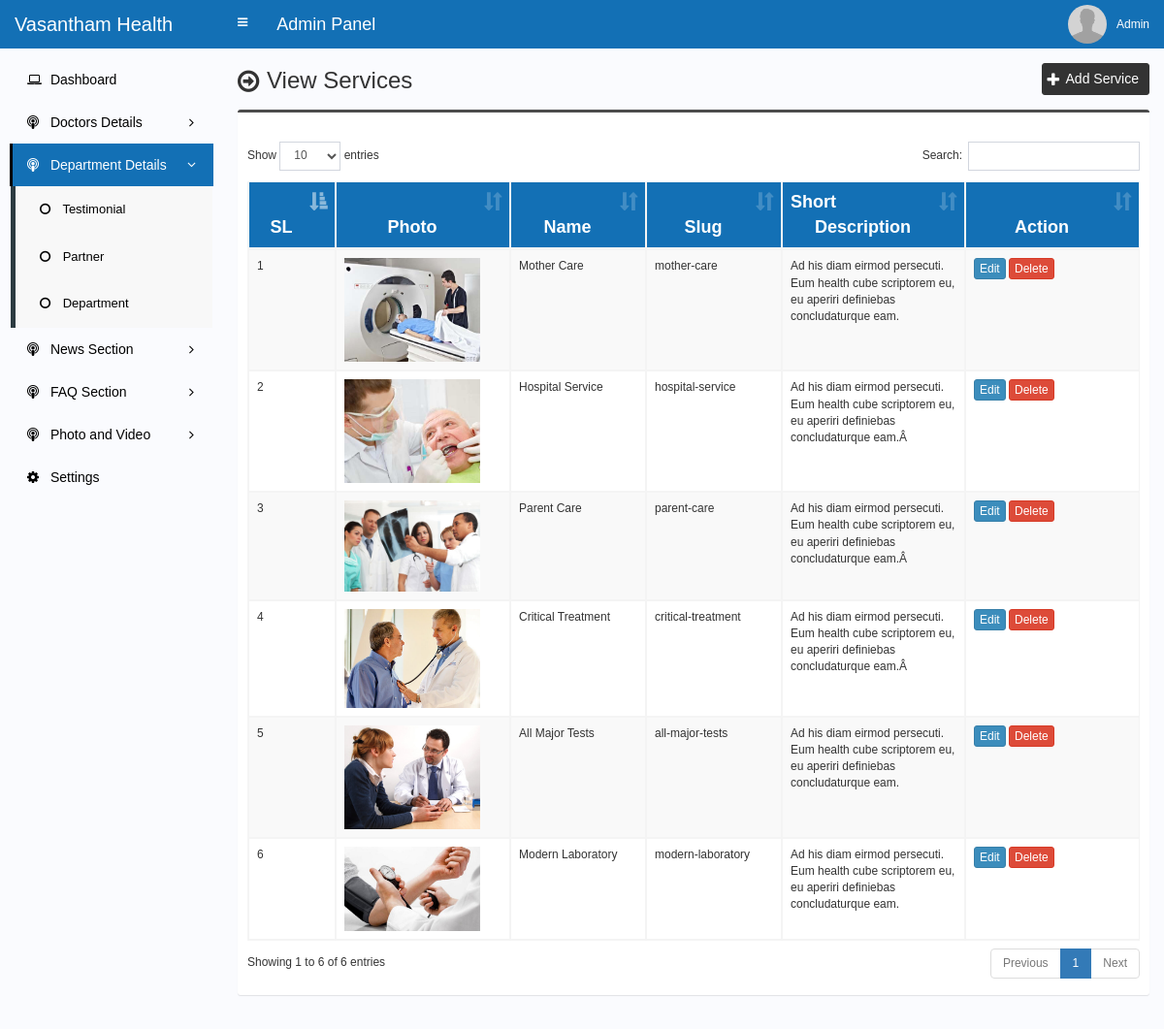
The app's page /admin/service.php (signed in) with its own data.
### tables this page shows
CREATE TABLE `service` (
  `id` int(11) NOT NULL,
  `name` varchar(255) NOT NULL,
  `slug` varchar(255) NOT NULL,
  `description` text NOT NULL,
  `short_description` text NOT NULL,
  `photo` varchar(255) NOT NULL,
  `banner` varchar(255) NOT NULL
);

### admin/service.php (the view, shortened to what this page needs)
<?php require_once('header.php'); ?>
<section class="content-header">
	<div class="content-header-left">
		<h1>View Services</h1>
	</div>
	<div class="content-header-right">
		<a href="service-add.php" class="btn btn-primary btn-sm">Add Service</a>
	</div>
</section>
<section class="content">
	<div class="row">
		<div class="col-md-12">
			<div class="box box-info">
				<div class="box-body table-responsive">
					<table id="example1" class="table table-bordered table-striped">
						<thead class="thead-style">
							<tr>
								<th width="50">SL</th>
								<th width="140">Photo</th>
								<th width="100">Name</th>
								<th width="100">Slug</th>
								<th>Short Description</th>
								<th width="140">Action</th>
							</tr>
						</thead>
						<tbody>
							<?php
							$i=0;
							$statement = $pdo->prepare("SELECT
														id,
														name,
														slug,
														short_description,
														photo
							                           	FROM service
							                           	");
							$statement->execute();
							$result = $statement->fetchAll(PDO::FETCH_ASSOC);
							foreach ($result as $row) {
								$i++;
								?>
								<tr>
									<td><?php echo $i; ?></td>
									<td style="width:150px;"><img src="<?php echo BASE_URL; ?>assets/uploads/<?php echo $row['photo']; ?>" alt="<?php echo $row['name']; ?>" style="width:140px;"></td>
									<td><?php echo $row['name']; ?></td>
									<td><?php echo $row['slug']; ?></td>
									<td><?php echo $row['short_description']; ?></td>
									<td>
										<a href="service-edit.php?id=<?php echo $row['id']; ?>" class="btn btn-primary btn-xs">Edit</a>
										<a href="#" class="btn btn-danger btn-xs" data-href="service-delete.php?id=<?php echo $row['id']; ?>" data-toggle="modal" data-target="#confirm-delete">Delete</a>
									</td>
								</tr>
								<?php
							}
							?>
						</tbody>
					</table>
				</div>
			</div>
		</div>
	</div>
</section>
<?php require_once('footer.php'); ?>

### admin/style.css (style rules this page uses)
body { font-size: 12px; font-family: 'verdana', sans-serif; }
.content-header>h1, .content-header .content-header-left h1 { font-family: 'verdana', sans-serif; }
.box-info { padding-top: 20px; }
.content-header { overflow: hidden; }
.content-header .content-header-left { float: left; padding-top: 5px; }
.content-header .content-header-right { float: right; }
.content-header .content-header-left h1 { margin-top: 0; margin-bottom: 0; padding-left: 30px; font-size: 24px; position: relative; }
.content-header .content-header-left h1:before { position: absolute; top: 0; left: 0; font-family: 'FontAwesome', sans-serif; font-size: 26px; content: '\f18e'; }
.content-header .content-header-right a { position: relative; padding-left: 24px; font-size: 14px; }
.content-header .content-header-right a:before { position: absolute; top: 4px; left: 5px; font-family: 'FontAwesome', sans-serif; font-size: 16px; content: '\f067'; }
.box.box-info { border-top-color: #4c4c4c; }
.content-header .content-header-right a { background-color: #333333; border-color: #333333; }
.thead-style { background-color: #1370b5; color: white; font-size: 1.8rem; padding: 1rem; text-align-last: center; text-transform: none; }

### records on screen
service: photo (picture), name "Mother Care", slug "mother-care", short_description "Ad his diam eirmod persecuti. Eum health cube scriptorem eu, eu aperiri definiebas concludaturque eam."
service: photo (picture), name "Hospital Service", slug "hospital-service", short_description "Ad his diam eirmod persecuti. Eum health cube scriptorem eu, eu aperiri definiebas concludaturque eam.Â"
service: photo (picture), name "Parent Care", slug "parent-care", short_description "Ad his diam eirmod persecuti. Eum health cube scriptorem eu, eu aperiri definiebas concludaturque eam.Â"
service: photo (picture), name "Critical Treatment", slug "critical-treatment", short_description "Ad his diam eirmod persecuti. Eum health cube scriptorem eu, eu aperiri definiebas concludaturque eam.Â"
service: photo (picture), name "All Major Tests", slug "all-major-tests", short_description "Ad his diam eirmod persecuti. Eum health cube scriptorem eu, eu aperiri definiebas concludaturque eam."
service: photo (picture), name "Modern Laboratory", slug "modern-laboratory", short_description "Ad his diam eirmod persecuti. Eum health cube scriptorem eu, eu aperiri definiebas concludaturque eam."

### other values on screen
$_SESSION['user']['full_name'] "Admin"
